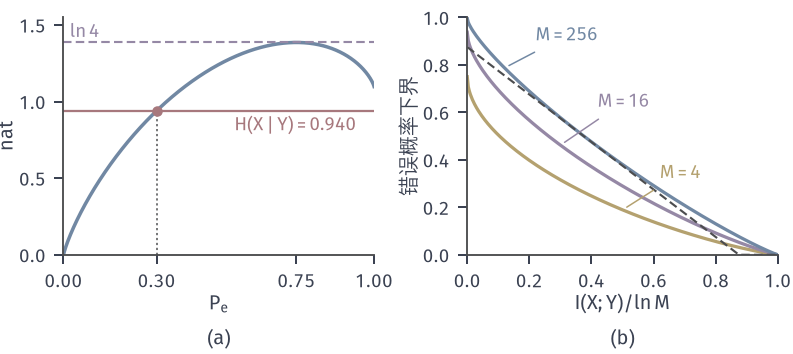

Source code (Python):
from pathlib import Path
import sys
HERE = Path(__file__).resolve().parent
sys.path.insert(0, str(HERE.parent/'info-common'))
from info_fig import *
# (a) M = 4: Fano function phi(p) = h_b(p) + p ln 3 (blue), increasing on [0,3/4] up to ln 4.
#     Example: Y = X w.p. 0.7, otherwise uniform on the other 3 labels; H(X|Y) = 0.9404 (red line)
#     meets phi at p = 0.3, which is exactly the MAP error (equality case).
# (b) uniform X on M labels: smallest error allowed by Fano, i.e. phi^{-1}(ln M - I), against I/ln M,
#     for M = 4 (yellow), 16 (purple), 256 (blue); grey dashed: weakened bound 1 - (I+ln2)/ln M for M=256.
fig, (a, b) = figure(width_mm=112, height_mm=50, ncols=2)
panel(fig, left=.08, right=.98, bottom=.28, top=.95, wspace=.3)
def phi(p, M): return hb(p) + p*math.log(M-1)
p = np.linspace(0, 1, 801)
a.plot(p, phi(p, 4), color=BLUE, lw=1.4)
Hc = float(hb(.3)) + .3*math.log(3)
a.axhline(Hc, color=RED, lw=.9); dot(a, .3, Hc)
a.plot([.3, .3], [0, Hc], color=STROKE, lw=.6, ls=DOT)
a.axhline(math.log(4), color=PURPLE, lw=.85, ls=DASH)
lab(a, .02, math.log(4)+.03, r'$\ln 4$', PURPLE); lab(a, .55, Hc-.13, r'$H(X\mid Y)=0.940$', RED)
a.set_xlim(0, 1); a.set_ylim(0, 1.55); a.set_xticks([0, .3, .75, 1]); axlab(a, r'$P_{\mathrm{e}}$', 'nat')
def inv(t, M):
    lo, hi = 0.0, (M-1)/M
    if t <= 0: return 0.0
    for _ in range(80):
        m = (lo+hi)/2
        if phi(np.array([m]), M)[0] < t: lo = m
        else: hi = m
    return (lo+hi)/2
u = np.linspace(0, 1, 301); facts = {}
for M, c in ((4, YELLOW), (16, PURPLE), (256, BLUE)):
    L = math.log(M); pe = [inv(L*(1-x), M) for x in u]
    b.plot(u, pe, color=c, lw=1.3); facts['M%d_at_I0.5lnM' % M] = inv(L*.5, M)
b.plot(u, np.maximum(0, 1-(u*math.log(256)+LN2)/math.log(256)), color=STROKE, lw=.85, ls=DASH)
for M, c, ux, tx in ((4, YELLOW, .5, (.62, .32)), (16, PURPLE, .3, (.42, .62)), (256, BLUE, .12, (.22, .9))):
    yv = inv(math.log(M)*(1-ux), M)
    b.annotate('$M=%d$' % M, xy=(ux, yv), xytext=tx, color=c, fontsize=7.5, arrowprops=dict(arrowstyle='-', color=c, lw=.6))
b.set_xlim(0, 1); b.set_ylim(0, 1); axlab(b, r'$I(X;Y)/\ln M$', '错误概率下界')
tags(fig, (a, b))
facts.update({'H(X|Y)': Hc, 'phi(0.3)': float(phi(np.array([.3]), 4)[0])})
save(fig, HERE, 'figure', facts)
